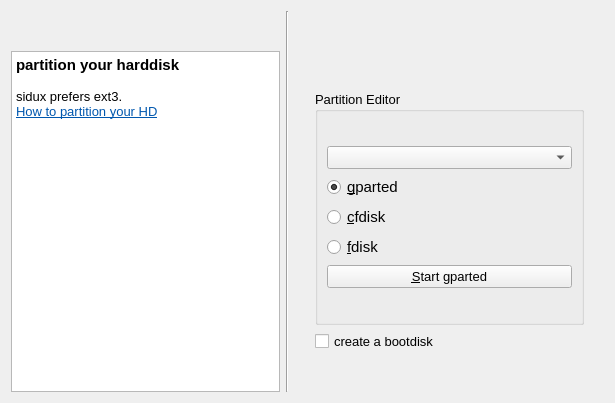
      <widget class="QWidget" name="partition" >
       <property name="geometry" >
        <rect>
         <x>2</x>
         <y>2</y>
         <width>615</width>
         <height>403</height>
        </rect>
       </property>
       <layout class="QGridLayout" >
        <item row="0" column="0" >
         <layout class="QGridLayout" >
          <item row="0" column="0" >
           <widget class="QLabel" name="label_8" >
            <property name="sizePolicy" >
             <sizepolicy vsizetype="Fixed" hsizetype="Fixed" >
              <horstretch>0</horstretch>
              <verstretch>0</verstretch>
             </sizepolicy>
            </property>
            <property name="text" >
             <string/>
            </property>
            <property name="pixmap" >
             <pixmap resource="res.qrc" >:/pixmaps/pixmaps/install-gui-title.png</pixmap>
            </property>
            <property name="buddy" >
             <cstring>label</cstring>
            </property>
           </widget>
          </item>
          <item row="2" column="0" >
           <widget class="QTextBrowser" name="textBrowser_partition" >
            <property name="sizePolicy" >
             <sizepolicy vsizetype="Expanding" hsizetype="Expanding" >
              <horstretch>0</horstretch>
              <verstretch>0</verstretch>
             </sizepolicy>
            </property>
            <property name="html" >
             <string>&lt;!DOCTYPE HTML PUBLIC "-//W3C//DTD HTML 4.0//EN" "http://www.w3.org/TR/REC-html40/strict.dtd">
&lt;html>&lt;head>&lt;meta name="qrichtext" content="1" />&lt;style type="text/css">
p, li { white-space: pre-wrap; }
&lt;/style>&lt;/head>&lt;body style=" font-family:'Sans Serif'; font-size:9pt; font-weight:400; font-style:normal;">
&lt;p style=" margin-top:0px; margin-bottom:0px; margin-left:0px; margin-right:0px; -qt-block-indent:0; text-indent:0px;">&lt;span style=" font-size:11pt; font-weight:600;">partition your harddisk&lt;/span>&lt;/p>
&lt;p style="-qt-paragraph-type:empty; margin-top:0px; margin-bottom:0px; margin-left:0px; margin-right:0px; -qt-block-indent:0; text-indent:0px; font-size:10pt;">&lt;/p>
&lt;p style=" margin-top:0px; margin-bottom:0px; margin-left:0px; margin-right:0px; -qt-block-indent:0; text-indent:0px; font-size:10pt;">sidux prefers ext3.&lt;/p>
&lt;p style=" margin-top:0px; margin-bottom:0px; margin-left:0px; margin-right:0px; -qt-block-indent:0; text-indent:0px; font-size:10pt; text-decoration: underline; color:#0000ff;">&lt;a href="http://manual.sidux.com/en/part-gparted-en.html#partition">&lt;span style=" color:#0057ae;">How to partition your HD&lt;/span>&lt;/a>&lt;/p>
&lt;p style="-qt-paragraph-type:empty; margin-top:0px; margin-bottom:0px; margin-left:0px; margin-right:0px; -qt-block-indent:0; text-indent:0px; font-size:10pt;">&lt;/p>&lt;/body>&lt;/html></string>
            </property>
            <property name="openExternalLinks" >
             <bool>true</bool>
            </property>
           </widget>
          </item>
          <item row="1" column="0" >
           <spacer>
            <property name="orientation" >
             <enum>Qt::Vertical</enum>
            </property>
            <property name="sizeType" >
             <enum>QSizePolicy::Preferred</enum>
            </property>
            <property name="sizeHint" stdset="0" >
             <size>
              <width>20</width>
              <height>20</height>
             </size>
            </property>
           </spacer>
          </item>
         </layout>
        </item>
        <item row="0" column="1" >
         <widget class="Line" name="line_5" >
          <property name="orientation" >
           <enum>Qt::Vertical</enum>
          </property>
         </widget>
        </item>
        <item row="0" column="2" >
         <spacer>
          <property name="orientation" >
           <enum>Qt::Horizontal</enum>
          </property>
          <property name="sizeType" >
           <enum>QSizePolicy::Preferred</enum>
          </property>
          <property name="sizeHint" stdset="0" >
           <size>
            <width>20</width>
            <height>96</height>
           </size>
          </property>
         </spacer>
        </item>
        <item row="0" column="3" >
         <layout class="QGridLayout" >
          <item row="0" column="0" >
           <spacer>
            <property name="orientation" >
             <enum>Qt::Vertical</enum>
            </property>
            <property name="sizeType" >
             <enum>QSizePolicy::Preferred</enum>
            </property>
            <property name="sizeHint" stdset="0" >
             <size>
              <width>110</width>
              <height>80</height>
             </size>
            </property>
           </spacer>
          </item>
          <item row="1" column="0" >
           <widget class="QGroupBox" name="groupBox" >
            <property name="font" >
             <font>
              <pointsize>10</pointsize>
             </font>
            </property>
            <property name="title" >
             <string>Partition Editor</string>
            </property>
            <layout class="QGridLayout" >
             <item row="0" column="0" >
              <layout class="QGridLayout" >
               <item row="0" column="0" >
                <widget class="QComboBox" name="comboBox_partition" >
                 <property name="font" >
                  <font>
                   <pointsize>10</pointsize>
                  </font>
                 </property>
                </widget>
               </item>
               <item row="1" column="0" >
                <widget class="QRadioButton" name="radioButton_gparted" >
                 <property name="sizePolicy" >
                  <sizepolicy vsizetype="Fixed" hsizetype="Expanding" >
                   <horstretch>0</horstretch>
                   <verstretch>0</verstretch>
                  </sizepolicy>
                 </property>
                 <property name="font" >
                  <font>
                   <pointsize>11</pointsize>
                  </font>
                 </property>
                 <property name="text" >
                  <string>&amp;gparted</string>
                 </property>
                 <property name="checked" >
                  <bool>true</bool>
                 </property>
                </widget>
               </item>
               <item row="2" column="0" >
                <widget class="QRadioButton" name="radioButton_cfdisk" >
                 <property name="enabled" >
                  <bool>true</bool>
                 </property>
                 <property name="sizePolicy" >
                  <sizepolicy vsizetype="Fixed" hsizetype="Expanding" >
                   <horstretch>0</horstretch>
                   <verstretch>0</verstretch>
                  </sizepolicy>
                 </property>
                 <property name="font" >
                  <font>
                   <pointsize>11</pointsize>
                  </font>
                 </property>
                 <property name="text" >
                  <string>&amp;cfdisk</string>
                 </property>
                </widget>
               </item>
               <item row="3" column="0" >
                <widget class="QRadioButton" name="radioButton_fdisk" >
                 <property name="sizePolicy" >
                  <sizepolicy vsizetype="Fixed" hsizetype="Expanding" >
                   <horstretch>0</horstretch>
                   <verstretch>0</verstretch>
                  </sizepolicy>
                 </property>
                 <property name="font" >
                  <font>
                   <pointsize>11</pointsize>
                  </font>
                 </property>
                 <property name="text" >
                  <string>&amp;fdisk</string>
                 </property>
                </widget>
               </item>
               <item row="4" column="0" >
                <widget class="QPushButton" name="pushButton_patition" >
                 <property name="sizePolicy" >
                  <sizepolicy vsizetype="Fixed" hsizetype="Expanding" >
                   <horstretch>0</horstretch>
                   <verstretch>0</verstretch>
                  </sizepolicy>
                 </property>
                 <property name="font" >
                  <font>
                   <pointsize>10</pointsize>
                  </font>
                 </property>
                 <property name="text" >
                  <string>&amp;Start gparted</string>
                 </property>
                </widget>
               </item>
              </layout>
             </item>
            </layout>
           </widget>
          </item>
          <item row="3" column="0" >
           <widget class="QCheckBox" name="checkBox_bootdisk" >
            <property name="font" >
             <font>
              <pointsize>10</pointsize>
             </font>
            </property>
            <property name="text" >
             <string>create a bootdisk</string>
            </property>
           </widget>
          </item>
          <item row="4" column="0" >
           <spacer>
            <property name="orientation" >
             <enum>Qt::Vertical</enum>
            </property>
            <property name="sizeType" >
             <enum>QSizePolicy::Preferred</enum>
            </property>
            <property name="sizeHint" stdset="0" >
             <size>
              <width>20</width>
              <height>40</height>
             </size>
            </property>
           </spacer>
          </item>
         </layout>
        </item>
        <item row="0" column="4" >
         <spacer>
          <property name="orientation" >
           <enum>Qt::Horizontal</enum>
          </property>
          <property name="sizeType" >
           <enum>QSizePolicy::Preferred</enum>
          </property>
          <property name="sizeHint" stdset="0" >
           <size>
            <width>20</width>
            <height>96</height>
           </size>
          </property>
         </spacer>
        </item>
       </layout>
      </widget>
